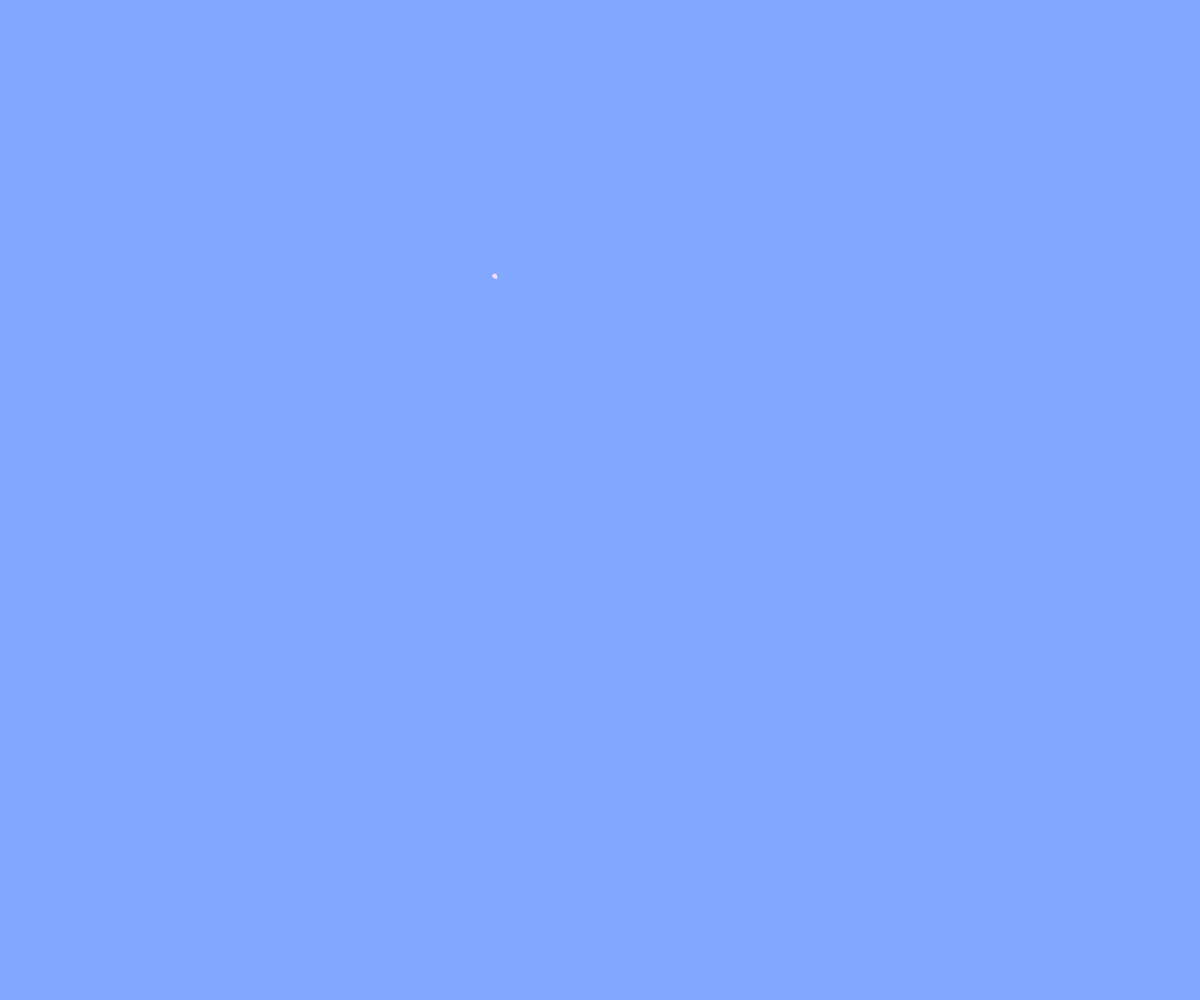
Frame 1 (no input)
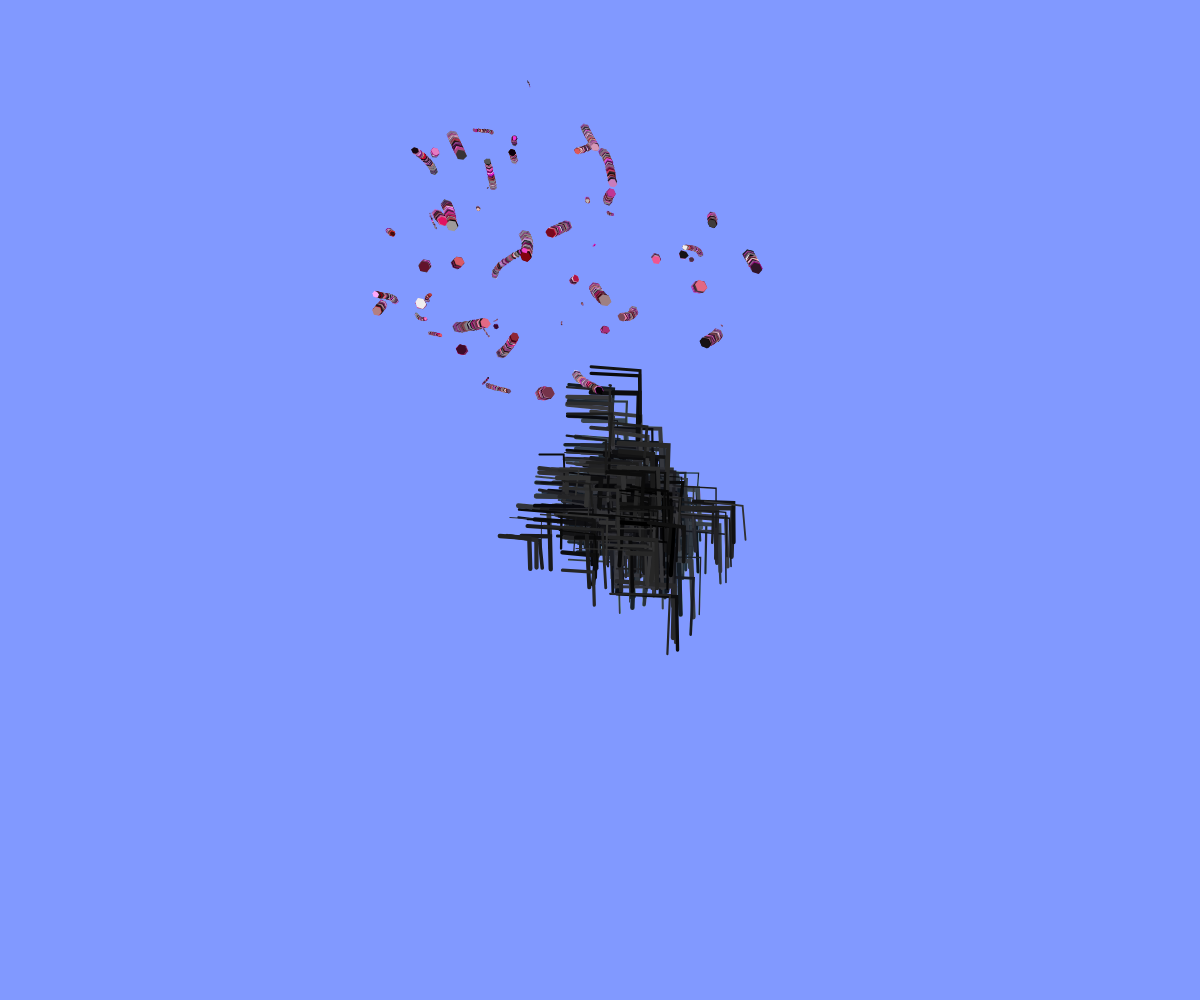
Frame 60 (no input)
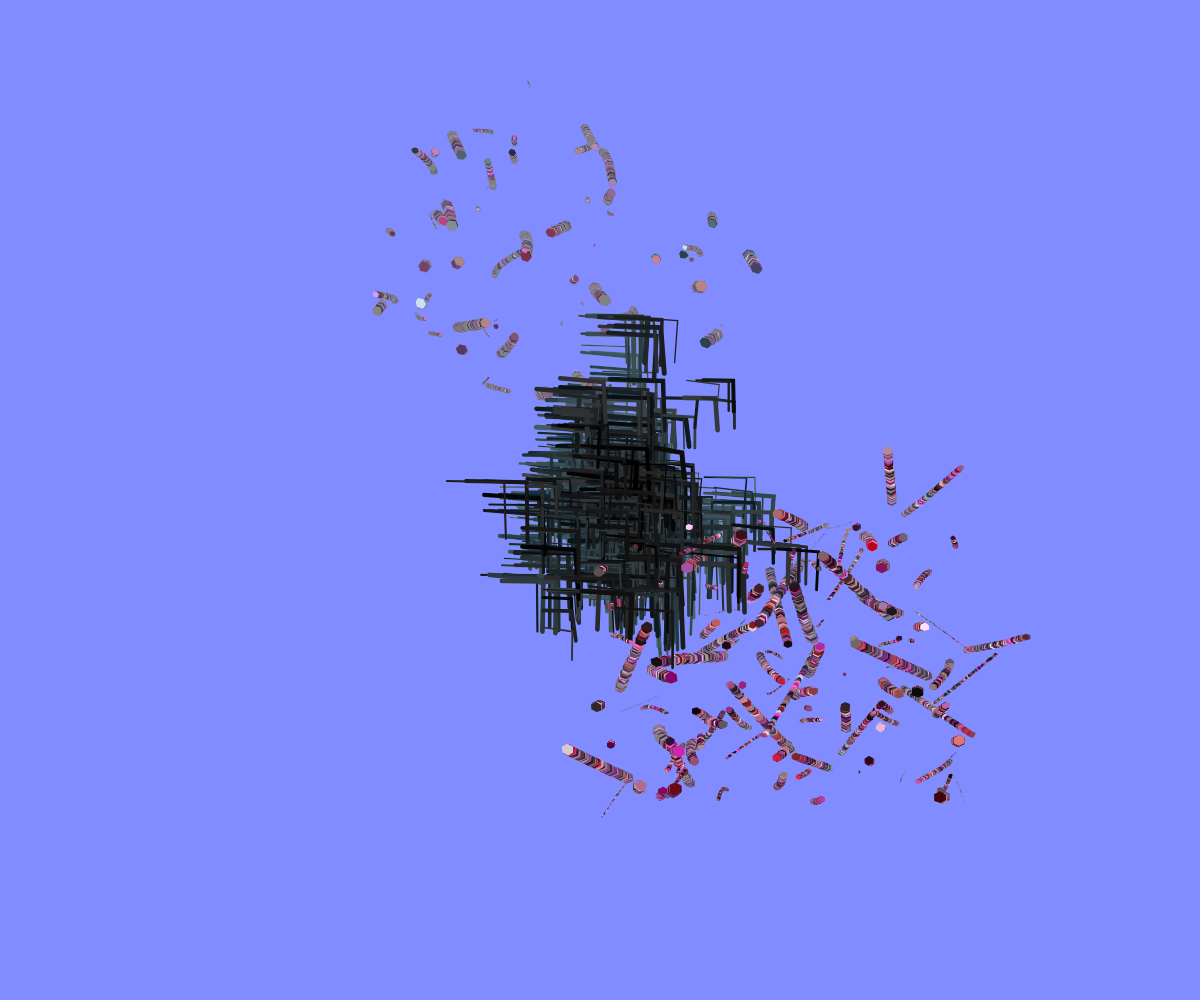
Frame 120 (the mouse pressed at the canvas centre since frame 60)

The p5.js sketch that drew these frames (run headless with seeded random() and noise() and a simulated clock; from frame 60 on, the mouse is pressed at the canvas centre):

// p5.js sketch
// ── sketch.js
let particles = [];
let dance =[];
let num = 0;

function setup() {
  createCanvas(windowWidth, windowHeight);
  colorMode(HSB, 360, 100, 100, 100);
  background(random(150, 250), 50, 100);
  num = height*0.04
  for (let i = 0; i < num; i++){
    dance.push(new Lattice());
}
}

function draw() {
  background(random(150, 250), random(100), 100, 0.5);
  if (frameCount%3== 0){
  for (let i = 0; i < dance.length; i++) {
  dance[i].edges();
 dance[i].step();
  dance[i].display();
  
  
  }
  }
  particles.push(new Element(createVector(random(width), random(height))));

  for(let i = particles.length - 1; i >= 0; i--){
    let p = particles[i];
    p.run();
    if (p.ghost()){
      particles.splice(i, 1);
    }
  }
}

class Element {
  constructor(loc) {
    this.accel = createVector(random(-0.05, 0.05), random(-0.05, 0.05));
    this.vel = createVector(random(-1,1), random(-1,1));
    this.loc = loc.copy();
    this.len = random(20);
    this.lifespan = 255.0;
    this.H1 = 300;
  }

  run(){
    this.update();
    this.display();
  }

  update(){
    this.vel.add(this.accel);
    this.loc.add(this.vel);
    this.lifespan -= random(1,2);
    this.H1 += random(5);
  }

  display(){
    noStroke();
    rectMode(CENTER)
    fill(this.H1, random(100), random(100), this.lifespan);
    //fill(random(30,50), random(50), 100, 50);
    push();
    translate(width / 2, height / 2);
    //scale(map(mouseX, 0, width, 0.2, 1));
    scale(0.3)
    beginShape();
    let a = atan2(mouseY - height / 2, mouseX - width / 2);
  rotate(a);
    vertex(this.loc.x + random(-2,2), this.loc.y+this.len*0.5 + random(-2,2));
    vertex(this.loc.x + this.len + random(-2,2), this.loc.y + this.len + random(-2,2));
    vertex(this.loc.x + this.len + random(-2,2), this.loc.y + 2*this.len + random(-2,2));
    vertex(this.loc.x + random(-2,2), this.loc.y + this.len*2.5 + random(-2,2));
    vertex(this.loc.x - this.len + random(-2,2), this.loc.y + 2 * this.len + random(-2,2));
    vertex(this.loc.x - this.len + random(-2,2), this.loc.y + this.len + random(-2,2));
    endShape(CLOSE);
    pop();

    if (this.H1 >= 360){
      this.H1 = 300;
    }
  }
  ghost(){
    if (this.lifespan < 0.0){
      return true;
    } else {
      return false;
    }
  }
}
class Lattice{
  constructor(){
  //this.loc = createVector(width/2,height/2);
    this.loc = createVector(width/2, height/2);
    this.len = random(20, 60);
    this.H = 0;
  }

  display(){
    //lines
    strokeWeight(random(1, 5));
    //fill(H-50, random(100), random(360), 0.2);
    //stroke(this.H);
    stroke(random(20))
    noFill();
    beginShape();
    vertex(this.loc.x, this.loc.y);
    vertex(this.loc.x + this.len + random(5), this.loc.y + random(5));
    vertex(this.loc.x + this.len + random(5), this.loc.y + this.len + random(5));
    endShape();
  }

  edges(){
    if (this.loc.x <= 0){
        this.loc.x += 5
    }
    if (this.loc.x >= width){
        this.loc.x -= 5
    }
    if (this.loc.y <= 0){
        this.loc.y += 5
    }
    if (this.loc.y >= height){
      this.loc.y -= 5
      }
    if (this.H >= 150){
      this.H = 0;
    }
    }

  step(){
    this.H += random(10);
    let choice = floor(random(4));
    if (choice == 0){
        this.loc.x+= random(5,20);
    }
    else if (choice == 1){
        this.loc.x -= random(5,20);
    }
    else if (choice == 2){
        this.loc.y += random(5,20);
    } else {
      this.loc.y -= random(5,20);
      }
    }
}
